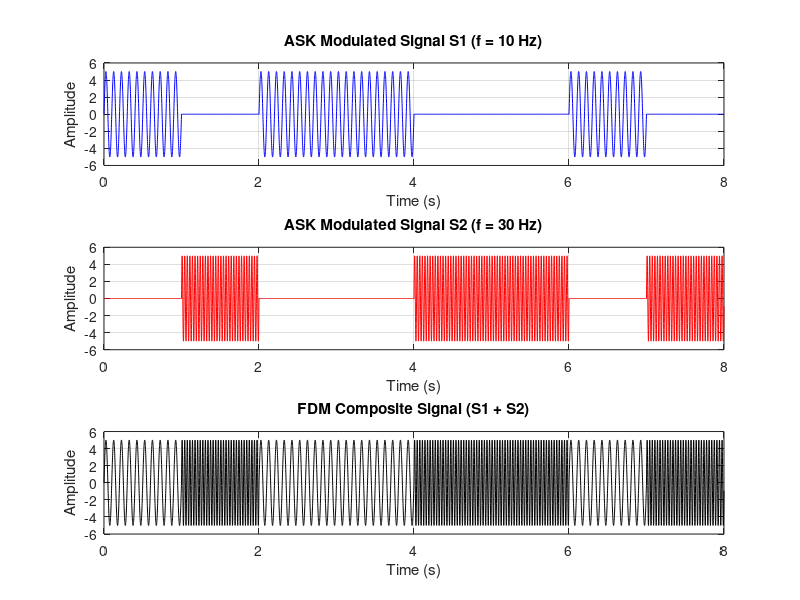

This chart was generated by the following MATLAB code:

clc;
clear all;
close all;

S1 = [1 0 1 1 0 0 1 0];
S2 = [0 1 0 0 1 1 0 1];

A = 5;                  
bp = 1;                 
fs = 1000;             
f1 = 10;              
f2 = 30;               
t_bit = 0:1/fs:bp-1/fs; 

ask_s1 = [];
for i = 1:length(S1)
    if S1(i) == 1
        y = A * sin(2*pi*f1*t_bit);
    else
        y = zeros(1, length(t_bit));
    end
    ask_s1 = [ask_s1 y];
end

ask_s2 = [];
for i = 1:length(S2)
    if S2(i) == 1
        y = A * sin(2*pi*f2*t_bit);
    else
        y = zeros(1, length(t_bit));
    end
    ask_s2 = [ask_s2 y];
end

t_total = 0:1/fs:bp*length(S1)-1/fs;

composite_signal = ask_s1 + ask_s2;

figure;
subplot(3,1,1);
plot(t_total, ask_s1, 'b');
title('ASK Modulated Signal S1 (f = 10 Hz)');
xlabel('Time (s)');
ylabel('Amplitude');
grid on;

subplot(3,1,2);
plot(t_total, ask_s2, 'r');
title('ASK Modulated Signal S2 (f = 30 Hz)');
xlabel('Time (s)');
ylabel('Amplitude');
grid on;

subplot(3,1,3);
plot(t_total, composite_signal, 'k');
title('FDM Composite Signal (S1 + S2)');
xlabel('Time (s)');
ylabel('Amplitude');
grid on;
